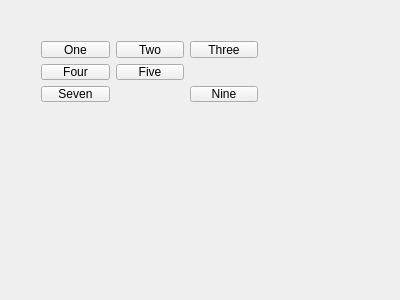
<?xml version="1.0" encoding="UTF-8"?>
<ui version="4.0">
 <class>Widget</class>
 <widget class="QWidget" name="Widget">
  <property name="geometry">
   <rect>
    <x>0</x>
    <y>0</y>
    <width>400</width>
    <height>300</height>
   </rect>
  </property>
  <property name="windowTitle">
   <string>Widget</string>
  </property>
  <widget class="QWidget" name="">
   <property name="geometry">
    <rect>
     <x>30</x>
     <y>30</y>
     <width>239</width>
     <height>83</height>
    </rect>
   </property>
   <layout class="QGridLayout" name="gridLayout">
    <item row="0" column="0">
     <widget class="QPushButton" name="button1">
      <property name="text">
       <string>One</string>
      </property>
     </widget>
    </item>
    <item row="0" column="1">
     <widget class="QPushButton" name="button2">
      <property name="text">
       <string>Two</string>
      </property>
     </widget>
    </item>
    <item row="0" column="2">
     <widget class="QPushButton" name="button3">
      <property name="sizePolicy">
       <sizepolicy hsizetype="Minimum" vsizetype="Expanding">
        <horstretch>0</horstretch>
        <verstretch>0</verstretch>
       </sizepolicy>
      </property>
      <property name="text">
       <string>Three</string>
      </property>
     </widget>
    </item>
    <item row="1" column="0">
     <widget class="QPushButton" name="button4">
      <property name="text">
       <string>Four</string>
      </property>
     </widget>
    </item>
    <item row="1" column="1">
     <widget class="QPushButton" name="button5">
      <property name="text">
       <string>Five</string>
      </property>
     </widget>
    </item>
    <item row="2" column="0">
     <widget class="QPushButton" name="button7">
      <property name="text">
       <string>Seven</string>
      </property>
     </widget>
    </item>
    <item row="2" column="2">
     <widget class="QPushButton" name="button9">
      <property name="text">
       <string>Nine</string>
      </property>
     </widget>
    </item>
   </layout>
  </widget>
 </widget>
 <layoutdefault spacing="6" margin="11"/>
 <resources/>
 <connections/>
</ui>
